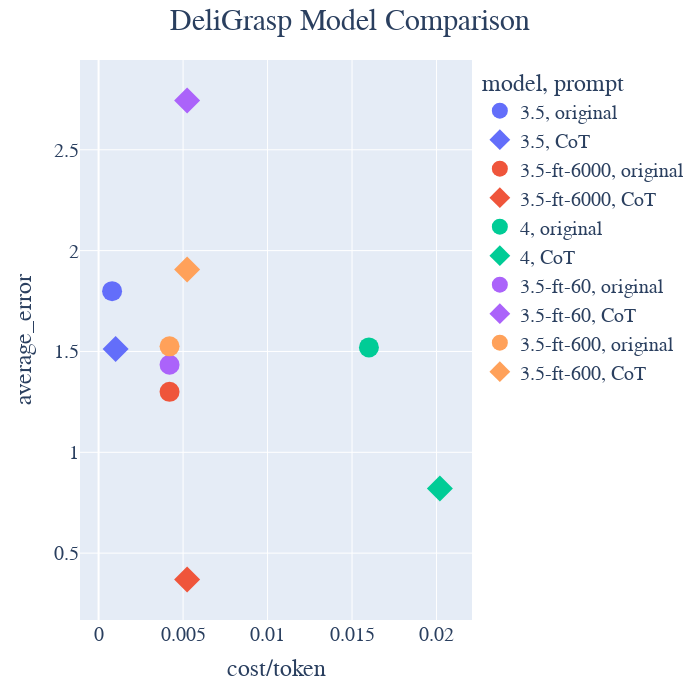

This figure's notebook cell:
### Code cell
import plotly.express as px

fig = px.scatter(results, x="cost/token", y="average_error", color="model", symbol="prompt", width=700, height=700)
fig.update_layout(title_text="DeliGrasp Model Comparison", title_x=0.5)
fig.update_traces(marker={'size': 20})
fig.update_layout(
    font_family="Arial",
    title_font_size=30,
    font_size=20
)
fig.show()

### Figure 1 — Plotly figure (JSON) as saved in the notebook; plotly's stock layout.template omitted (floating-point values rounded to 4 significant figures)
{"data": [{"hovertemplate": "model=3.5<br>prompt=original<br>cost/token=%{x}<br>average_error=%{y}<extra></extra>", "legendgroup": "3.5, original", "marker": {"color": "#636efa", "size": 20, "symbol": "circle"}, "mode": "markers", "name": "3.5, original", "orientation": "v", "showlegend": true, "type": "scatter", "x": [0.0008], "xaxis": "x", "y": [1.799], "yaxis": "y"}, {"hovertemplate": "model=3.5<br>prompt=CoT<br>cost/token=%{x}<br>average_error=%{y}<extra></extra>", "legendgroup": "3.5, CoT", "marker": {"color": "#636efa", "size": 20, "symbol": "diamond"}, "mode": "markers", "name": "3.5, CoT", "orientation": "v", "showlegend": true, "type": "scatter", "x": [0.00101], "xaxis": "x", "y": [1.512], "yaxis": "y"}, {"hovertemplate": "model=3.5-ft-6000<br>prompt=original<br>cost/token=%{x}<br>average_error=%{y}<extra></extra>", "legendgroup": "3.5-ft-6000, original", "marker": {"color": "#EF553B", "size": 20, "symbol": "circle"}, "mode": "markers", "name": "3.5-ft-6000, original", "orientation": "v", "showlegend": true, "type": "scatter", "x": [0.0042], "xaxis": "x", "y": [1.3], "yaxis": "y"}, {"hovertemplate": "model=3.5-ft-6000<br>prompt=CoT<br>cost/token=%{x}<br>average_error=%{y}<extra></extra>", "legendgroup": "3.5-ft-6000, CoT", "marker": {"color": "#EF553B", "size": 20, "symbol": "diamond"}, "mode": "markers", "name": "3.5-ft-6000, CoT", "orientation": "v", "showlegend": true, "type": "scatter", "x": [0.00524], "xaxis": "x", "y": [0.3693], "yaxis": "y"}, {"hovertemplate": "model=4<br>prompt=original<br>cost/token=%{x}<br>average_error=%{y}<extra></extra>", "legendgroup": "4, original", "marker": {"color": "#00cc96", "size": 20, "symbol": "circle"}, "mode": "markers", "name": "4, original", "orientation": "v", "showlegend": true, "type": "scatter", "x": [0.016], "xaxis": "x", "y": [1.52], "yaxis": "y"}, {"hovertemplate": "model=4<br>prompt=CoT<br>cost/token=%{x}<br>average_error=%{y}<extra></extra>", "legendgroup": "4, CoT", "marker": {"color": "#00cc96", "size": 20, "symbol": "diamond"}, "mode": "markers", "name": "4, CoT", "orientation": "v", "showlegend": true, "type": "scatter", "x": [0.0202], "xaxis": "x", "y": [0.82], "yaxis": "y"}, {"hovertemplate": "model=3.5-ft-60<br>prompt=original<br>cost/token=%{x}<br>average_error=%{y}<extra></extra>", "legendgroup": "3.5-ft-60, original", "marker": {"color": "#ab63fa", "size": 20, "symbol": "circle"}, "mode": "markers", "name": "3.5-ft-60, original", "orientation": "v", "showlegend": true, "type": "scatter", "x": [0.0042], "xaxis": "x", "y": [1.434], "yaxis": "y"}, {"hovertemplate": "model=3.5-ft-60<br>prompt=CoT<br>cost/token=%{x}<br>average_error=%{y}<extra></extra>", "legendgroup": "3.5-ft-60, CoT", "marker": {"color": "#ab63fa", "size": 20, "symbol": "diamond"}, "mode": "markers", "name": "3.5-ft-60, CoT", "orientation": "v", "showlegend": true, "type": "scatter", "x": [0.00524], "xaxis": "x", "y": [2.744], "yaxis": "y"}, {"hovertemplate": "model=3.5-ft-600<br>prompt=original<br>cost/token=%{x}<br>average_error=%{y}<extra></extra>", "legendgroup": "3.5-ft-600, original", "marker": {"color": "#FFA15A", "size": 20, "symbol": "circle"}, "mode": "markers", "name": "3.5-ft-600, original", "orientation": "v", "showlegend": true, "type": "scatter", "x": [0.0042], "xaxis": "x", "y": [1.525], "yaxis": "y"}, {"hovertemplate": "model=3.5-ft-600<br>prompt=CoT<br>cost/token=%{x}<br>average_error=%{y}<extra></extra>", "legendgroup": "3.5-ft-600, CoT", "marker": {"color": "#FFA15A", "size": 20, "symbol": "diamond"}, "mode": "markers", "name": "3.5-ft-600, CoT", "orientation": "v", "showlegend": true, "type": "scatter", "x": [0.00524], "xaxis": "x", "y": [1.906], "yaxis": "y"}], "layout": {"font": {"family": "Arial", "size": 20}, "height": 700, "legend": {"title": {"text": "model, prompt"}, "tracegroupgap": 0}, "margin": {"t": 60}, "title": {"font": {"size": 30}, "text": "DeliGrasp Model Comparison", "x": 0.5}, "width": 700, "xaxis": {"anchor": "y", "domain": [0, 1], "title": {"text": "cost/token"}}, "yaxis": {"anchor": "x", "domain": [0, 1], "title": {"text": "average_error"}}}}
